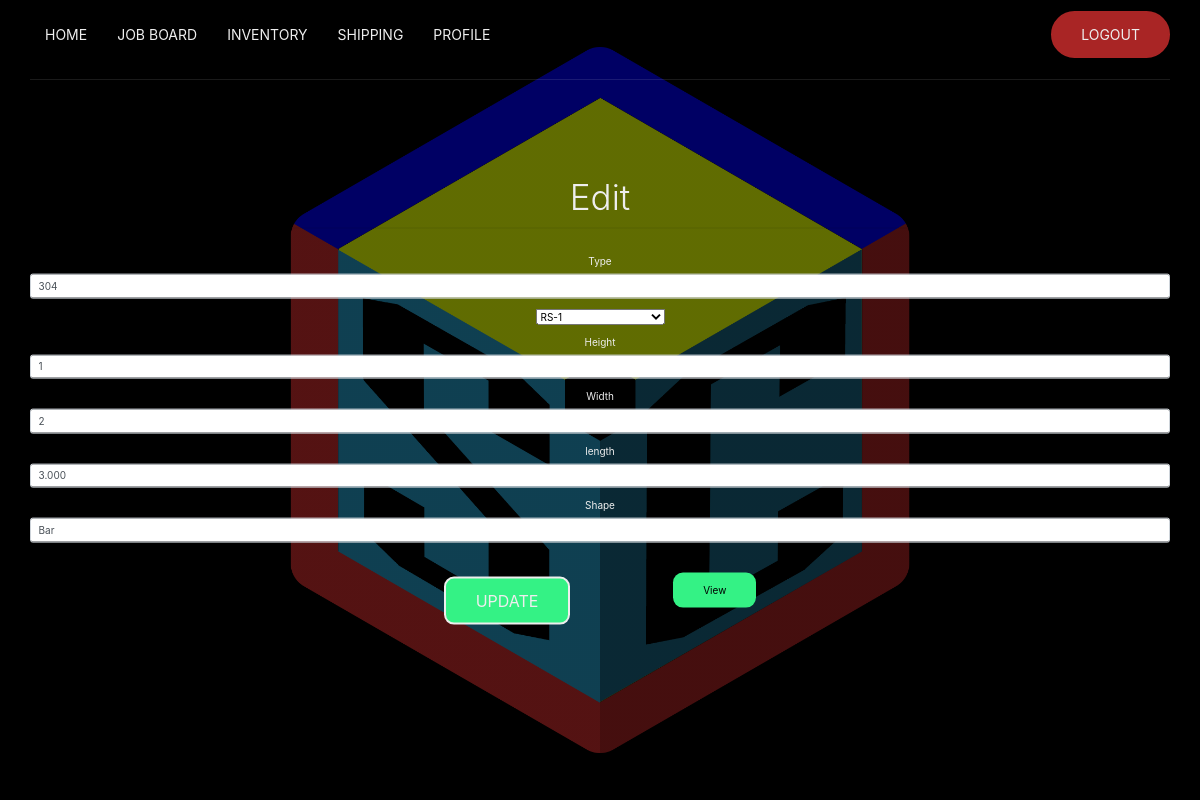
The app's page /edit_rawstock.php?id=15 with its own data.
### tables this page shows
CREATE TABLE `rawmaterial` (
  `id` int(11) NOT NULL,
  `type` varchar(10) NOT NULL,
  `location` varchar(100) NOT NULL,
  `height` int(5) NOT NULL,
  `width` int(5) NOT NULL,
  `length` double(5,3) NOT NULL,
  `shape` varchar(10) NOT NULL,
  `uuid` char(36) NOT NULL
);

### php/edit_rawstock_table.php (called while the page is built)
<?php
if (isset($_GET['id'])) {
	include "connection_inv.php";
	function validate($data){
        $data = trim($data);
        $data = stripslashes($data);
        $data = htmlspecialchars($data);
        return $data;
	}
	$id = validate($_GET['id']);
	$sql = "SELECT * FROM rawmaterial WHERE id = $id";
    $result = mysqli_query($conn, $sql);
    if (mysqli_num_rows($result) > 0) {
    	$row = mysqli_fetch_assoc($result);
    } else {
    	header("Location: view_rawstock_table.php");
    }
} else if(isset($_POST['update'])) {
    include "connection_inv.php";
    function validate($data){
        $data = trim($data);
        $data = stripslashes($data);
        $data = htmlspecialchars($data);
        return $data;
	}
	$type = validate($_POST['type']);
	$location = validate($_POST['location']);
	$height = validate($_POST['height']);
	$width = validate($_POST['width']);
	$length = validate($_POST['length']);
	$shape = validate($_POST['shape']);
	$id = validate($_POST['id']);
	if (empty($type)) {
		header("Location: ../edit_rawstock.php?id=$id&error=Error: 'Type' is missing");
	} else if (empty($location)) {
		header("Location: ../edit_rawstock.php?id=$id&error=Error: 'Location' is missing");
	} else if (empty($height)) {
		header("Location: ../edit_rawstock.php?id=$id&error=Error: 'Height' is missing");
	} else if (empty($width)) {
		header("Location: ../edit_rawstock.php?id=$id&error=Error: 'Width' is missing");
	} else if (empty($length)) {
		header("Location: ../edit_rawstock.php?id=$id&error=Error: 'Length' is missing");
	} else if (empty($shape)) {
		header("Location: ../edit_rawstock.php?id=$id&error=Error: 'Shape' is missing");
	} else {
       $sql = "UPDATE rawmaterial SET type='$type',location='$location',height='$height',width='$width',length='$length',shape='$shape'  WHERE id=$id ";
       $result = mysqli_query($conn, $sql);
       if ($result) {
       	  header("Location: ../view_rawstock.php?success=Successfully Updated!");
       } else {
          header("Location: ../edit_rawstock.php?id=$id&error=Unknown Error Occurred&$user_data" . mysqli_connect_error());
       }
	}
} else {
	header("Location: view_rawstock_table.php");
}
?>

### edit_rawstock.php (the view, shortened to what this page needs)
<?php include 'php/edit_rawstock_table.php';
$pass = new mysqli("localhost", "root", "root", "ses_core");
$query_locations = "SELECT * FROM bin_location";
$result_locations = mysqli_query($pass, $query_locations);
?>
<!DOCTYPE html>
<html>
<head>
	<link rel="stylesheet" href="https://maxcdn.bootstrapcdn.com/bootstrap/4.0.0/css/bootstrap.min.css">
	<link rel="stylesheet" href="https://unpkg.com/ionicons@4.5.10-0/dist/css/ionicons.min.css">
  <link rel="stylesheet" href="css/wdd.css">
</head>
<body>
    <header>
      <div class="container">
        <nav>
          <ul class="nav-list">
            <li>
              <a href="index.php">Home</a>
            </li>
            <li>
              <a href="jboard.php">Job Board</a>
            </li>
            <li>
            <li>
              <a href="#">Inventory
              </a>
            </li>
              <a href="shipping.php">Shipping</a>
            </li>
            <li>
              <a href="profile.php">Profile</a>
            </li>
            <li class="move-right btn">
              <a href="php/logout.php">Logout</a>
            </li>
          </ul>
        </nav>
      </div>
    </header>
	<section class="hero">
		<div class="text">
      <div id="box">
      	<div id="title">
          <div class="container">
            <form action="php/edit_rawstock_table.php"
                  method="post">
               <h4 class="display-4 text-center">Edit</h4><hr><br>
               <div class="form-group">
                 <label for="type">Type</label>
                 <input type="type"
                       class="form-control"
                       id="type"
                       name="type"
                       value="<?=$row['type'] ?>" >
               </div>
               <div class="form-group">
                 <select id="location"
                         name="location"
                         value="<?php if(isset($_GET['location']))
                                         echo($_GET['location']); ?>">
                   <?php
                   while($row1 = mysqli_fetch_array($result_locations)):;?>
                   <option value="<?php echo $row1[1];?>"><?php echo $row1[1];?></option>
                 <?php endwhile; ?>
                 </select>
               </div>
               <div class="form-group">
                 <label for="height">Height</label>
                 <input type="height"
                       class="form-control"
                       id="height"
                       name="height"
                       value="<?=$row['height'] ?>" >
               </div>
               <div class="form-group">
                 <label for="width">Width</label>
                 <input type="width"
                       class="form-control"
                       id="width"
                       name="width"
                       value="<?=$row['width'] ?>" >
               </div>
               <div class="form-group">
                 <label for="length">length</label>
                 <input type="length"
                       class="form-control"
                       id="length"
                       name="length"
                       value="<?=$row['length'] ?>" >
               </div>
               <div class="form-group">
                 <label for="shape">Shape</label>
                 <input type="shape"
                       class="form-control"
                       id="shape"
                       name="shape"
                       value="<?=$row['shape'] ?>" >
               </div>
               <button type="submit"
                       class="btn link btn-primary"
                       name="update">Update</button>
                <a href="view_rawstock.php" class="btn-view link link-primary">View</a>
              </form>
          </div>
      	</div>
      </div>
		</div>
	</section>
	</body>
</html>

### css/wdd.css (style rules this page uses)
*, *::before, *::after { margin: 0; padding: 0; box-sizing: border-box; }
html { font-family: 'Roboto', sans-serif; font-size: 10px; }
body { overflow-x: hidden; }
a { text-decoration: none; }
ul { list-style: none; }
header { width: 100%; position: absolute; top: 0; left: 0; }
.container { width: 100%; max-width: 117rem; margin: 0 auto; padding: 0 1.5rem; }
nav { display: flex; align-items: center; width: 100%; height: 8rem; border-bottom: 1px solid rgba(255,255,255,.1); }
.nav-list { display: flex; width: 100%; align-items: center; }
.nav-list li { line-height: 8rem; position: relative; }
.nav-list a { display: block; color: #eee; padding: 0 1.5rem; font-size: 1.4rem; text-transform: uppercase; transition: color 650ms; }
.btn { padding: 1.3rem; display: inline-block; background-color: #a92525; border: 2px solid #a92525; border-radius: 5rem; transition: background-color 650ms; }
li.move-right { margin: auto 0 auto auto; line-height: initial; }
.hero { width: 100%; height: 100vh; background: linear-gradient(to bottom, rgba(0,0,0,0.5),rgba(0,0,0,0.5)), url("../media/SESCORE_logo_V2.png") center no-repeat; background-size: cover; }
.text { width: 100%; position: absolute; top: 50%; left: 50%; transform: translate(-50%, -50%); color: #eee; text-align: center; }
.text .btn { font-size: 1.6rem; padding-left: 3rem; padding-right: 3rem; color: #eee; text-transform: uppercase; }
.btn-primary { text-align: center; color: #000000; display: flex; justify-content: flex-end; background-color: #34F285; border-color: inherit; margin-top: 20px; margin-right: 50px; }
.link-primary { text-align: center; color: #000000; justify-content: flex-end; background-color: #34F285; border-color: inherit; border-radius: 5px; padding: 6px 10px; margin-top: 20px; margin-left: 50px }
.link { padding: 10px 30px; display: inline-block; color: #000; background-color: #34F285; border-radius: 10px; text-decoration: none; }

### records on screen
rawmaterial: type "304", height "1", width "2", length "3.000", shape "Bar"

### other values on screen
form field location "RS-1"
